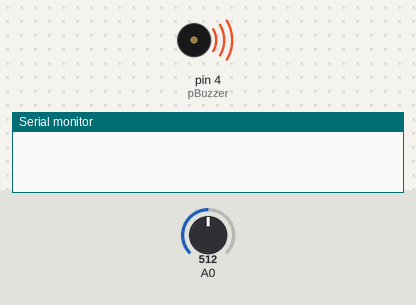
Simulated run of this sketch. Board: Arduino Uno, built with avr-gcc and run on an emulated ATmega328P. Shown: buzzer (waves = sounding), the last lines printed to the serial monitor. The test bench sets the inputs (shaded band); at power-on: A0 = 512.

Above: at 1.2 s.
1.3 s: A0 set to 316
2.8 s: A0 set to 285
At 3.1 s:
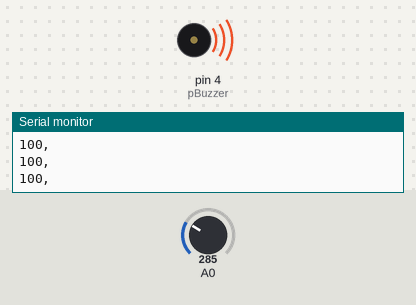
5.8 s: A0 set to 306
At 6.8 s:
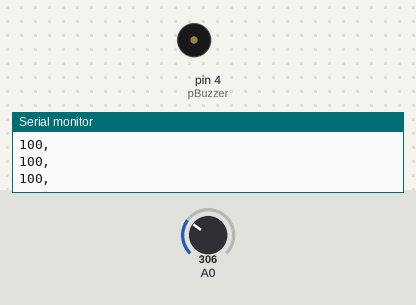
7.3 s: A0 set to 290
At 7.81 s:
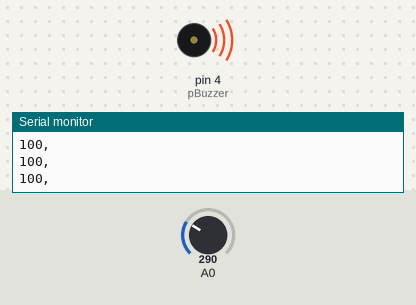
Timing chart, 0 to 10.3 s (numbered marks = the images above; inputs shaded):
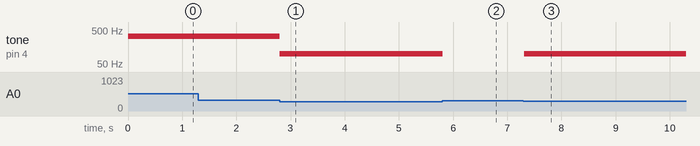

The sketch:

sketch_dec03a.ino
```cpp
long i_time = 0; // if time
long e_time = 0; // else time

unsigned long c_time; //variable per millis
const int digitalPin = 3; // pin A3
const int pBuzzer = 4;

int max_time = 5000; // temps maxim de buzzer
int reading = 0;
unsigned int freq_0 = 330;
unsigned int freq_1 = 100;
int duration = 5000;

void setup() {
  Serial.begin(9600);
  pinMode(A0, INPUT);
  pinMode(pBuzzer, OUTPUT);

}

void loop() {
  int c_time = millis();
  reading = analogRead(A0);
  // Serial.println(reading);
  //300 = llindar al atzar

  if ( reading > 300) {
    if (c_time - i_time < max_time) {

      i_time = c_time - i_time; // 0 = 0-0 ; 0 = 100-0  ; x = 200-100
      //Serial.println(i_time);
      e_time = 0;
      duration = duration + 100;
      tone(pBuzzer, freq_0, duration);
    }

  } else {
    e_time = c_time - e_time;
    i_time = 0; // if time = 0

    tone(pBuzzer, freq_1, 100);
    Serial.print(freq_1);
    Serial.print(", ");
    Serial.println();
  }


  delay(100);
}
```

Measured:
- after the input at 1.3 s, every drawn part: stays the same
- after the input at 2.8 s, tone on pin 4 (pBuzzer): 330 Hz → 100 Hz at once
- after the input at 5.8 s, tone on pin 4 (pBuzzer): 100 Hz → silent at once
- after the input at 7.3 s, tone on pin 4 (pBuzzer): silent → 100 Hz at once
